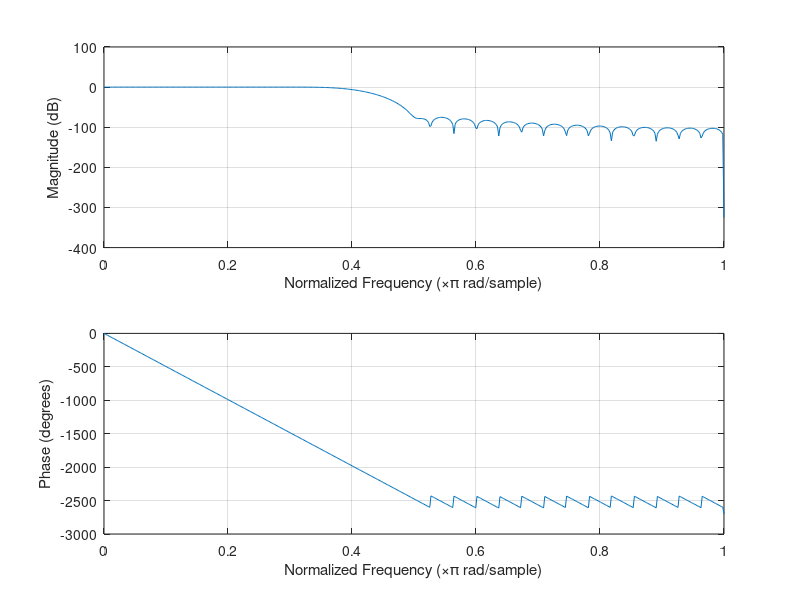
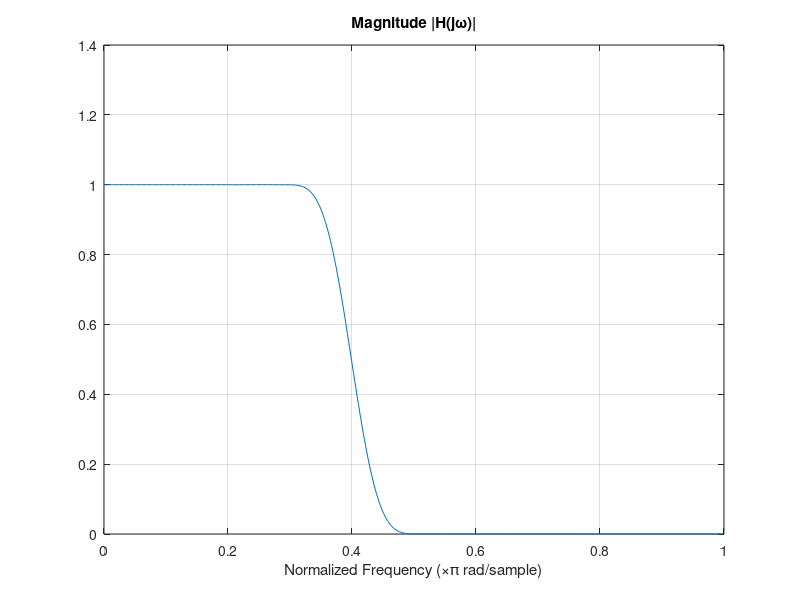

Write the MATLAB code that produced these figures, in order.
Wp = 0.3;                           % frequencia de fim da 
                                    % faixa de passagem normalizada 
                                    % (dividida por pi)

Wr = 0.5;                           % frequencia de inicio da faixa 
                                    % de rejeicao normalizada

A = 60;                             % atenuacao na faixa de rejeicao

%-----definindo o filtro-----%
% Como temos 60db de atenuacao, precisamos utilizar a janela Blackman
% que possui 74db de atenuacao que implica ripple de 0.0001

%assim, a ordem do filtro será dada por
n = round(5.5*2/(Wr - Wp)); % n: ordem do filtro

Wn = (Wr+Wp)/2; % freq de corte

b = fir1(n,Wn, 'low', blackman(n+1));               % b: coef. do numerador de H(z)
a=1                                    % a: coef. do denominador de H(z)

[h,w] = freqz(b,a);                 % resposta em frequencia
freqz(b,a)                          % plot da resposta em frequencia

%-----grafico da resposta em escala linear-----%
figure('units', 'centimeters', 'position', [3, 3, 20, 5])
plot(w/pi,abs(h))
grid on
xlabel('Normalized Frequency (\times\pi rad/sample)')
title('Magnitude |H(j\omega)|')